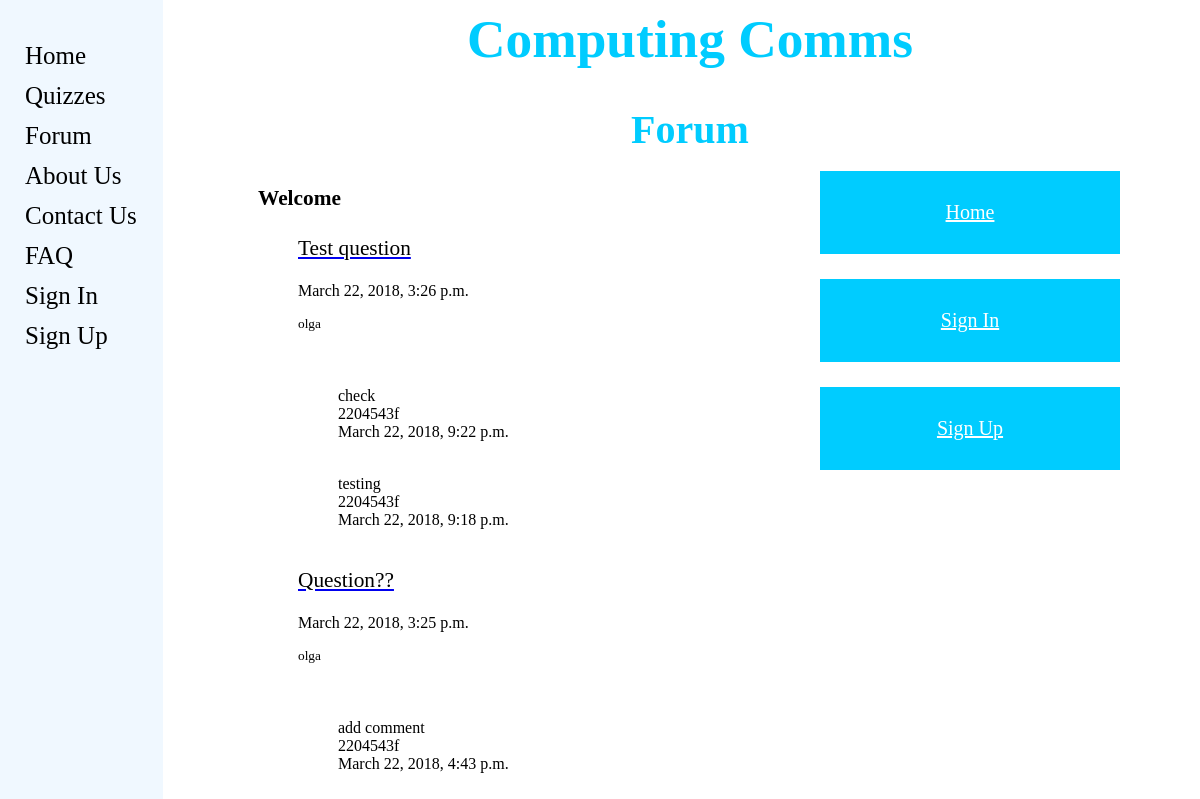
The app's page /computingcomms/forum/, older data.
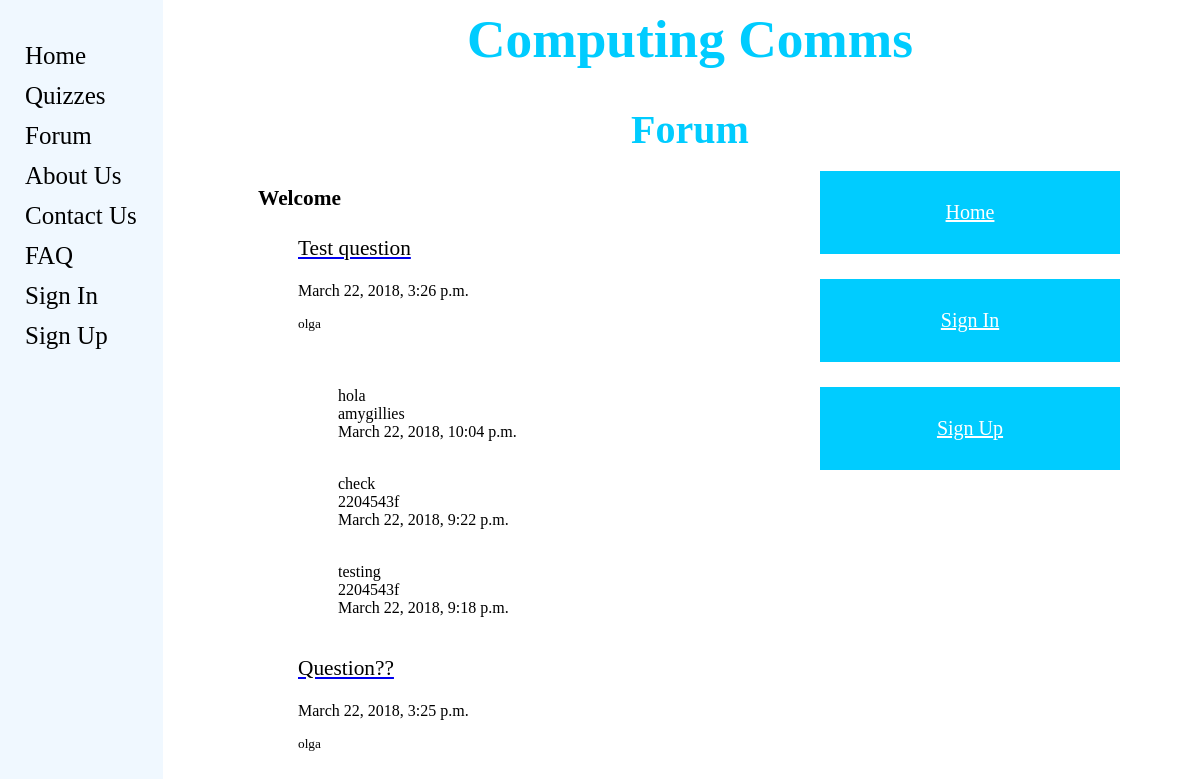
The same page, newer data.
### computingcomms/models.py (models this page shows, shortened)
class ForumPost(models.Model):
    question = models.CharField(max_length=128)
    picture = models.ImageField(upload_to='forum_images',blank=True)
    date = models.DateTimeField(auto_now=True)
    user = models.ForeignKey(User, on_delete=models.DO_NOTHING)
    slug = models.SlugField(unique=True)

class Comment(models.Model):
    comment = models.CharField(max_length=128)
    user = models.ForeignKey(User, on_delete=models.DO_NOTHING)
    image = models.ImageField(upload_to='comment_images', blank=True)
    date = models.DateTimeField(auto_now=True)
    post = models.ForeignKey('computingcomms.ForumPost', related_name = 'comment' , on_delete=models.DO_NOTHING)

### computingcomms/views.py (the view)
# urls.py: url(r'^forum/(?P<post_slug>[\w\-]+)/$', views.show_post, name='show_post'),
def forum(request):
    posts_list = ForumPost.objects.order_by('-date')
    comments_list = Comment.objects.order_by('-date')[:3]
    context_dict = {'posts': posts_list, 'comments': comments_list}
    return render(request, 'computingcomms/forum.html', context_dict)

### templates/computingcomms/forum.html (shortened to what this page needs)
{% extends 'computingcomms/base.html' %}
{% load staticfiles %}
{% block head_block %}
	<div>
		<center><h1>Computing Comms</h1></center>
                <center><h2>Forum</h2></center>
	</div>
{% endblock %}
{% block body_block %}
	<div>
		{% if user.is_authenticated %}
			<h3><p>Welcome {{ user.username }}</p></h3>
		{% else %}
			<h3><p>Welcome</p></h3>
		{% endif %}
	</div>
	<div>
	    {% if posts %}
		<ul>
		{% for post in posts %}
			<a href="{{post.slug}}"><p>{{ post.question }}</p></a>
			<p id="date">{{ post.date }}</p>
			<p id="user">{{ post.user }}</p>
			{% if comments %}
				<ul>
`				{% for comment in comments %}
				{% if post.question == comment.post.question %}
				   <p id="comment">{{ comment.comment }}<br>
				   {{ comment.user }} <br>
				   {{ comment.date }} <br>
				   {{ comment.image }}<br>
				{% endif %}
				   {% endfor %}
				</ul>
			    {% else %}
				<p id="comment">There are no comments yet</p>
			    {% endif %}
		{% endfor %}
		</ul>
	    {% else %}
		<p><strong>There are no posts present.</strong></p>
	    {% endif %}
	</div>
	<div class="buttons_position">
	{% if user.is_authenticated %}
		<ul>
		<a href="{% url 'my_account' %}"><button class="button">My Account</a></button><br><br>
		<a href="{% url 'add_image' %}"><button class="button">Add Image</a></button><br><br>
		<a href="{% url 'add_question' %}"><button class="button">Add Question</a></button>
		</ul>
	{% else %}
		<ul>
		<a href="{% url 'home' %}"><button class="button">Home</a></button><br><br>
		<a href="{% url 'login' %}"><button class="button">Sign In</a></button><br><br>
		<a href="{% url 'register' %}"><button class="button">Sign Up</a></button>
		</ul>
	{% endif %}
	</div>
{% endblock %}

Row changes from the older to the newer data that the page shows:
added Comment: comment "hola", user "amygillies", date "March 22, 2018, 10:04 p.m.", shown under ForumPost "Test question"
computed for ForumPost "Question??": loses Comment (comment "add comment", user "2204543f", date "March 22, 2018, 4:43 p.m.")
